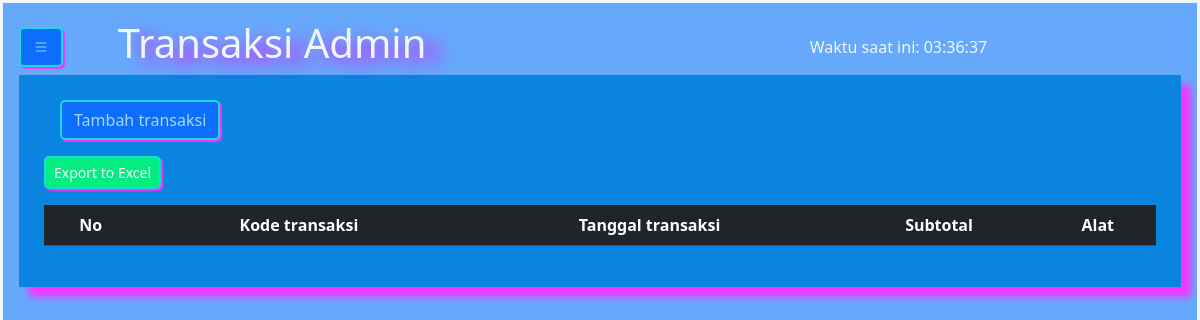
The app's page /Transaksi.php, older data.
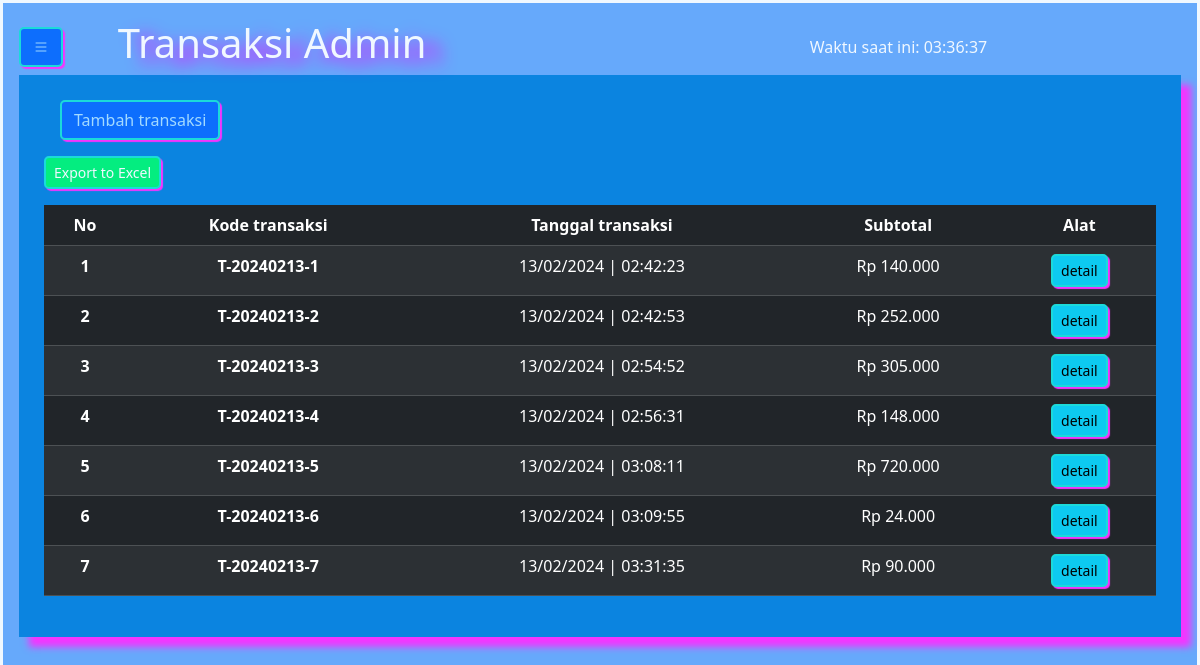
The same page, newer data.
### tables this page shows
CREATE TABLE `transaksi` (
  `idtransaksi` int(11) NOT NULL,
  `tanggal` timestamp NOT NULL DEFAULT current_timestamp(),
  `kode_transaksi` varchar(45) NOT NULL,
  `user_iduser` int(11) NOT NULL
);

### function.php (called while the page is built, shortened)
<?php
$koneksi = mysqli_connect("localhost", "root", "", "dataobat");
function query($query)
{
    global $koneksi;
    $result = mysqli_query($koneksi, $query);
    $rows = [];
    while ($row = mysqli_fetch_assoc($result)) {
        $rows[] = $row;
    }
    return $rows;
}
function enkripsi($teks)
{
    $text = $teks;
    $kunci = 'DataObat';
    $key = hash('sha256', $kunci);
    $pkey = "123";
    $method = "aes-192-cfb1";
    $iv = substr(hash('sha256', $pkey), 0, 16);
    $enkripsi = openssl_encrypt($text, $method, $key, 0, $iv);
    $enkripsi = base64_encode($enkripsi);
    return $enkripsi;
}

### Transaksi.php (the view, shortened to what this page needs)
<?php
    require_once 'function.php';
    $data_transaksi = query("SELECT * FROM transaksi ORDER BY tanggal ASC");
?>
<!DOCTYPE html>
<html lang="en">
<head>
    <link href="https://cdn.jsdelivr.net/npm/bootstrap@5.3.2/dist/css/bootstrap.min.css" rel="stylesheet"
>
    <link rel="stylesheet" href="style.css">
    <link rel="stylesheet" href="https://cdn.datatables.net/1.13.4/css/jquery.dataTables.min.css">
    <link rel="stylesheet" href="https://cdn.jsdelivr.net/npm/bootstrap-icons@1.11.3/font/bootstrap-icons.min.css">
</head>
<body>
    <div class="content m-0 atasan">
        <div class="row">
            <div class="col-1">
                <button class="btn btn-primary" type="button" data-bs-toggle="offcanvas"
                    data-bs-target="#offcanvasExample" aria-controls="offcanvasExample">
                    <i class="bi bi-list"></i>
                </button>
            </div>
            <div class="col-7">
                <h1>Transaksi Admin</h1>
            </div>
            <div class="col-3" id="clock">
            </div>
        </div>
        <div class="contents">
            <div class="box1">
                <a href="transaksi_detail.php" class="btn btn-primary ms-3" >
                    Tambah transaksi
                </a>
                <div>
                    <a class="btn btn1 me-2 mb-3 mt-3 btn-sm" style="background : rgb(4, 237, 128);" href="laporan-excel.php">Export to Excel</a>
                </div>
                <table class="table table-dark table-striped inner-table" id="example">
                    <thead>
                        <div class="kode_obat">
                            <tr class="text-center custom-Font">
                                <th scope="col">No</th>
                                <th scope="col">Kode transaksi</th>
                                <th scope="col">Tanggal transaksi</th>
                                <th scope="col">Subtotal</th>
                                <th scope="col">Alat</th>
                            </tr>
                        </div>
                    </thead>
                    <tbody>
                        <?php
                            $i = 1;
                            foreach($data_transaksi as $trans) :
                                $subtotal = 0;
                                $idtransaksi = $trans['idtransaksi'];
                                $tanggal = date('d/m/Y | H:i:s', strtotime($trans['tanggal']));
                                $data_detail = query("SELECT * FROM detail_transaksi WHERE transaksi_idtransaksi = $idtransaksi");
                                foreach($data_detail as $detail) {
                                    $subtotal += $detail['subtotal'];
                                }
                        ?>
                            <tr class="text-center">
                                <th scope="row"><?= $i; ?></th>
                                <th scope="col"><?= $trans['kode_transaksi']; ?></th>
                                <td><?= $tanggal; ?></td>
                                <td>Rp <?= number_format($subtotal, 0, ',', '.'); ?></td>
                                <td>
                                    <a class="btn btn-info text-black btn-sm" href="detail.php?id=<?= enkripsi($trans['idtransaksi']); ?>">detail</a>
                                </td>
                            </tr>
                        <?php
                            $i++;
                            endforeach;
                        ?>
                    </tbody>
                </table>
            </div>
        </div>
    </div>
</body>
</html>

Row changes from the older to the newer data that the page shows:
added transaksi: kode_transaksi "T-20240213-1", tanggal "13/02/2024 | 02:42:23", subtotal "140.000"
added transaksi: kode_transaksi "T-20240213-2", tanggal "13/02/2024 | 02:42:53", subtotal "252.000"
added transaksi: kode_transaksi "T-20240213-3", tanggal "13/02/2024 | 02:54:52", subtotal "305.000"
added transaksi: kode_transaksi "T-20240213-4", tanggal "13/02/2024 | 02:56:31", subtotal "148.000"
added transaksi: kode_transaksi "T-20240213-5", tanggal "13/02/2024 | 03:08:11", subtotal "720.000"
added transaksi: kode_transaksi "T-20240213-6", tanggal "13/02/2024 | 03:09:55", subtotal "24.000"
added transaksi: kode_transaksi "T-20240213-7", tanggal "13/02/2024 | 03:31:35", subtotal "90.000"
